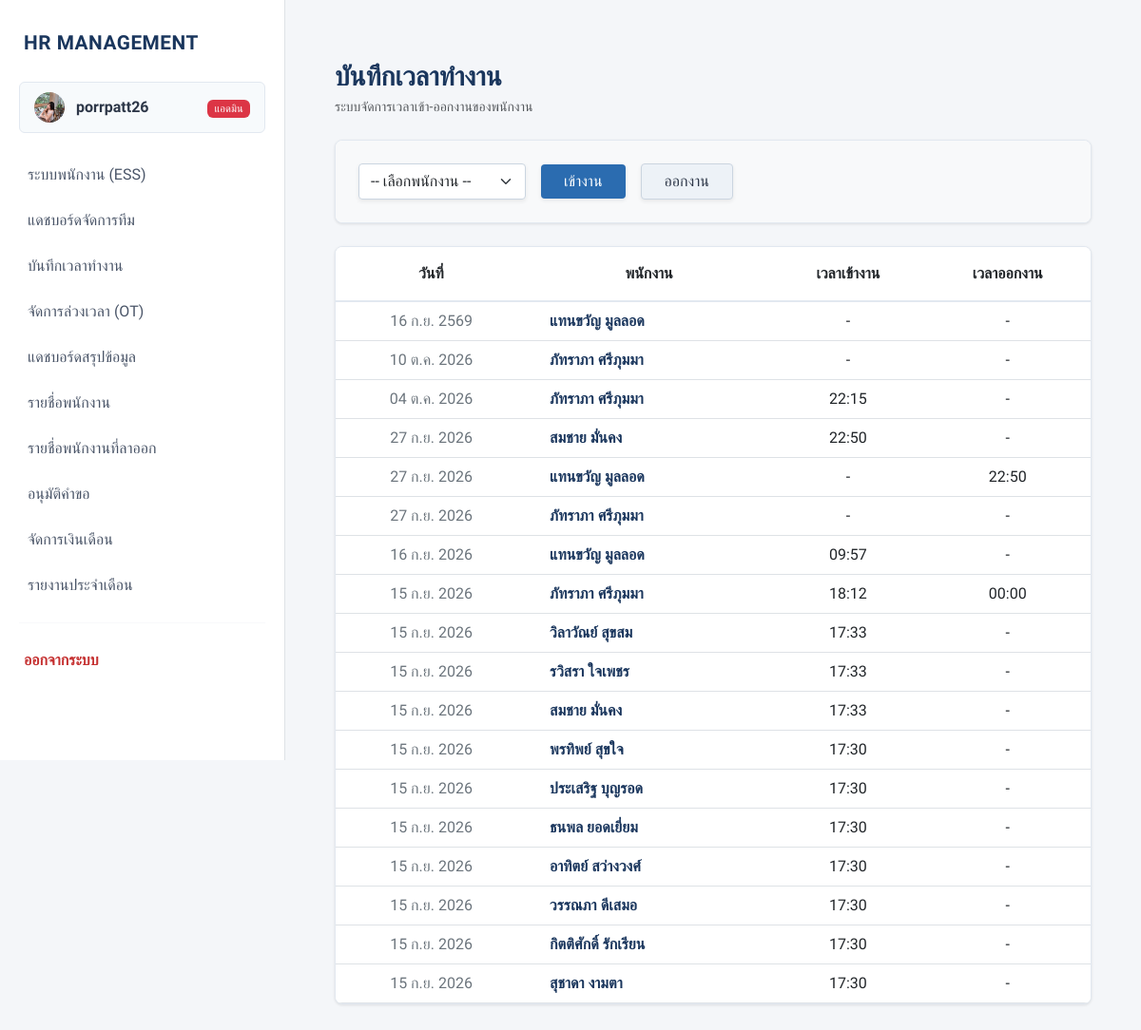
Page /attendance/ (signed in) on the earlier database version.
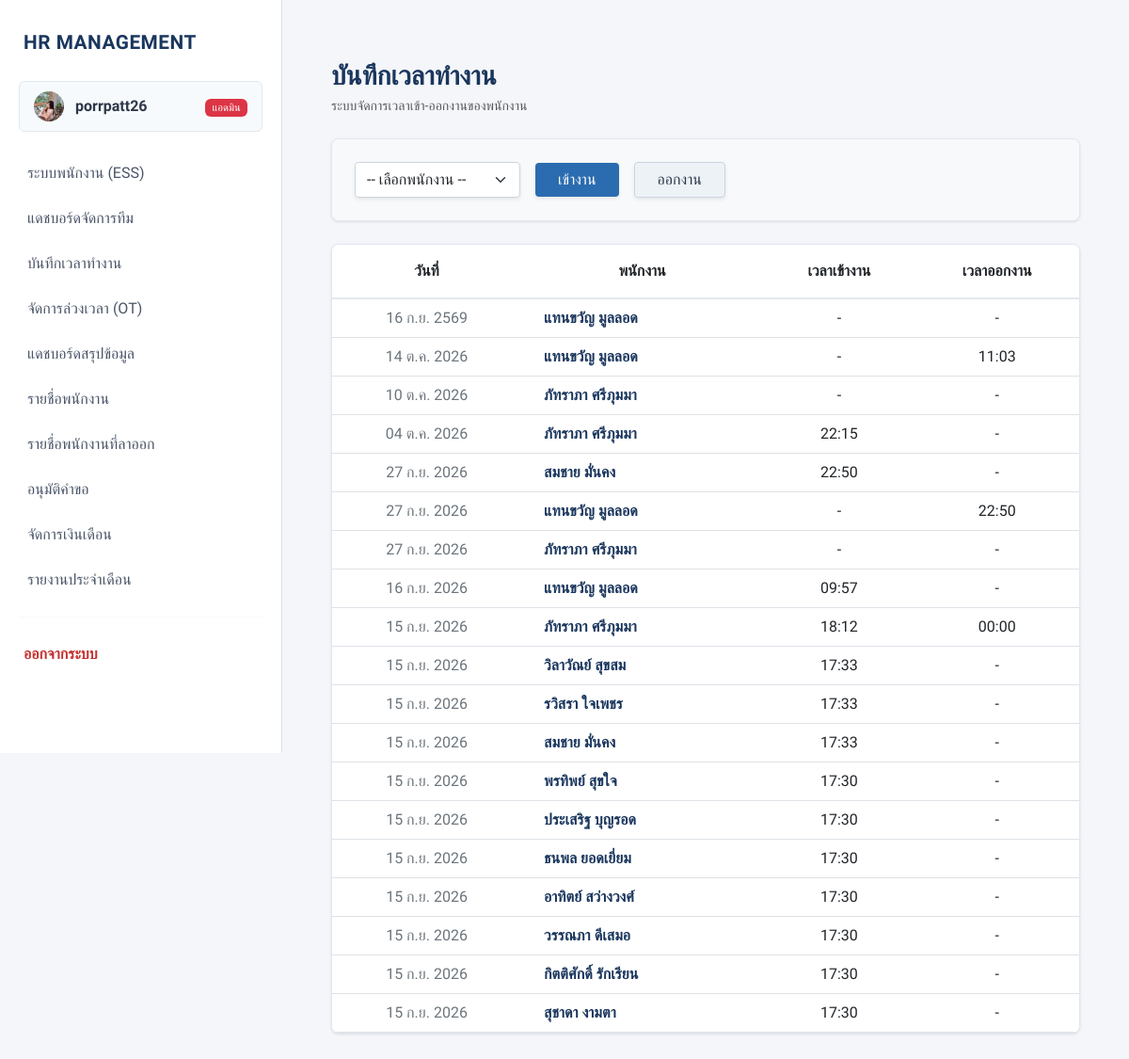
Same page on the later database version.
### myapp/models.py (models this page shows, shortened)
class Attendance(models.Model):
    employee = models.ForeignKey(Employee, on_delete=models.CASCADE, verbose_name="พนักงาน")
    date = models.DateField(default=timezone.now, verbose_name="วันที่")
    check_in = models.TimeField(null=True, blank=True, verbose_name="เวลาเข้างาน")
    check_out = models.TimeField(null=True, blank=True, verbose_name="เวลาออกงาน")
    overtime_hours = models.DecimalField(max_digits=4, decimal_places=2, default=0.0, verbose_name="ชั่วโมง OT")
    class Meta:
        unique_together = ['employee', 'date']
        ordering = ['-date', '-check_in']

class Employee(models.Model):
    employee_id = models.CharField(max_length=20, unique=True, blank=True, null=True, verbose_name="รหัสพนักงาน")
    title = models.CharField(max_length=10, choices=TITLE_CHOICES, default='นาย', verbose_name="คำนำหน้าชื่อ")
    first_name = models.CharField(max_length=100, verbose_name="ชื่อ")
    last_name = models.CharField(max_length=100, verbose_name="นามสกุล")
    gender = models.CharField(max_length=1, choices=GENDER_CHOICES, verbose_name="เพศ")
    birth_date = models.DateField(verbose_name="วัน-เดือน-ปี เกิด (YYYY-MM-DD)")
    salary = models.DecimalField(max_digits=10, decimal_places=2, verbose_name="เงินเดือน")
    department = models.CharField(max_length=20, choices=DEPT_CHOICES, verbose_name="แผนก")
    position = models.CharField(max_length=100, null=True, blank=True, verbose_name="ตำแหน่ง")
    hire_date = models.DateField(null=True, blank=True, verbose_name="วันที่เริ่มทำงาน")
    status = models.CharField(max_length=20, choices=STATUS_CHOICES, default='active', verbose_name="สถานะพนักงาน")
    phone_number = models.CharField(max_length=15, null=True, blank=True, verbose_name="เบอร์โทรศัพท์")
    email = models.EmailField(blank=True, null=True, verbose_name="อีเมล")
    address = models.TextField(blank=True, null=True, verbose_name="ที่อยู่")
    bank_name = models.CharField(max_length=50, choices=BANK_CHOICES, null=True, blank=True, verbose_name="ชื่อธนาคาร")
    bank_account = models.CharField(max_length=50, null=True, blank=True, verbose_name="เลขบัญชีธนาคาร")
    photo = models.ImageField(upload_to='employee_photos/', null=True, blank=True, verbose_name="รูปภาพประจำตัว")

### myapp/views.py (the view, shortened to what this page needs)
# urls.py: path('attendance/', views.attendance_view, name='attendance'),
@login_required
@user_passes_test(is_admin, login_url='ess_dashboard')
def attendance_view(request):
    attendances = Attendance.objects.all().order_by('-date', '-check_in')
    employees = Employee.objects.all()
    return render(request, 'attendance.html', {'attendances': attendances, 'employees': employees})

### myapp/context_processors.py (called while the page is built)
def get_employee_data(request):
    if request.user.is_authenticated:
        emp = Employee.objects.filter(
            first_name=request.user.first_name,
            last_name=request.user.last_name
        ).first()
        return {'current_emp': emp}
    return {}

### myapp/views.py (called while the page is built)
def is_admin(user):
    return user.is_staff

### templates/attendance.html (shortened to what this page needs)
{% extends 'basetemplate.html' %}
{% block content %}
<div class="container mt-4 mb-5">
    <div class="mb-4">
        <h3 class="fw-bold text-corporate-blue mb-1">บันทึกเวลาทำงาน</h3>
        <p class="text-muted small">ระบบจัดการเวลาเข้า-ออกงานของพนักงาน</p>
    </div>
    <div class="card card-custom mb-4">
        <div class="card-body p-4 bg-light">
            <form method="POST" action="" class="d-flex flex-wrap gap-3 align-items-center">
                <select name="employee_id" class="form-select form-select-custom w-auto shadow-sm" required>
                    <option value="">-- เลือกพนักงาน --</option>
                </select>
                <button type="submit" name="action" value="check_in" class="btn btn-primary-corporate px-4 shadow-sm" style="border-radius: 4px;">เข้างาน</button>
                <button type="submit" name="action" value="check_out" class="btn btn-secondary-corporate px-4 shadow-sm" style="border-radius: 4px;">ออกงาน</button>
            </form>
        </div>
    </div>
    <div class="card card-custom">
        <div class="card-body p-0">
            <div class="table-responsive">
                <table class="table table-hover align-middle text-center mb-0">
                    <thead class="table-custom-header">
                        <tr>
                            <th class="py-3">วันที่</th>
                            <th class="py-3">พนักงาน</th>
                            <th class="py-3">เวลาเข้างาน</th>
                            <th class="py-3">เวลาออกงาน</th>
                        </tr>
                    </thead>
                    <tbody>
                        {% for att in attendances %}
                        <tr>
                            <td class="text-secondary">{{ att.date|date:"d M Y" }}</td>
                            <td class="fw-semibold text-corporate-blue text-start ps-4">{{ att.employee.first_name }} {{ att.employee.last_name }}</td>
                            <td>{{ att.check_in|time:"H:i"|default:"-" }}</td>
                            <td>{{ att.check_out|time:"H:i"|default:"-" }}</td>
                        </tr>
                        {% empty %}
                        <tr>
                            <td colspan="4" class="py-5 text-muted text-center">ไม่มีข้อมูลบันทึกเวลา</td>
                        </tr>
                        {% endfor %}
                    </tbody>
                </table>
            </div>
        </div>
    </div>
</div>
{% endblock %}

Differences in the rows shown:
added Attendance: date "14 ต.ค. 2026", employee.first_name "แทนขวัญ", employee.last_name "มูลลอด", check_in "-", check_out "11:03"
